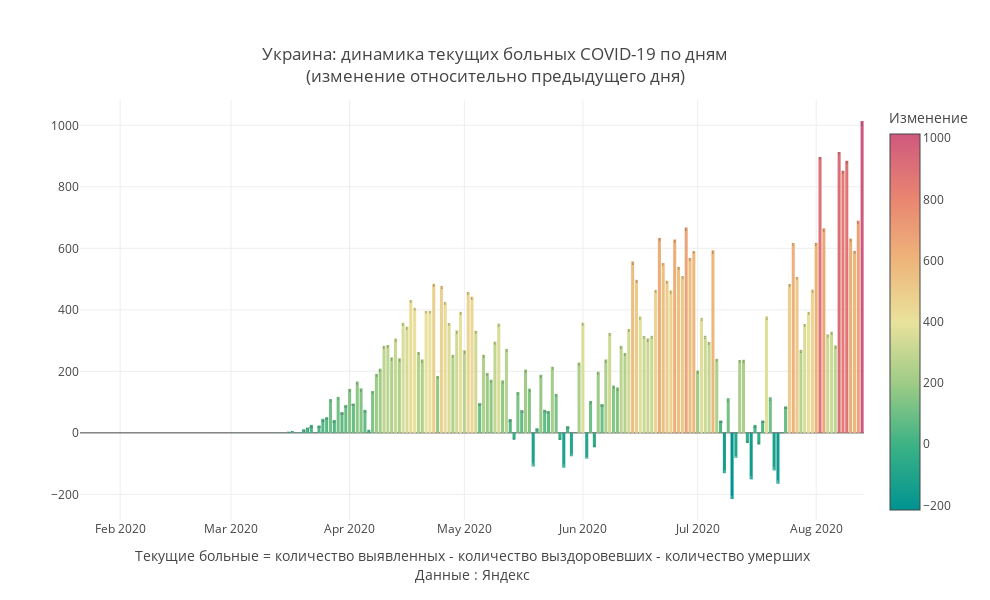

Notebook code cell kept with this figure:
### Code cell
mask = X.Country ==my_country
#mask = (X.Date>'2020-05-01')&(X.Region==my_region)
Y = X[mask]

#Y['base'] = Y['Change_dayconf']*Y['Change_dayconf'].apply(lambda d:0 if d>0 else 1)
Y['Date']= pd.to_datetime(Y.Date)
fig = go.Figure()
fig.add_trace(
              go.Bar(x = Y.Date,y=Y.Change_remill,text = Y['Change_remill'],textposition = 'inside',
                
                #marker_color=Y['Change_remill'].apply(lambda d:'crimson' if d>0 else 'green'),
                marker_color = Y['Change_remill'],marker_colorscale = 'Temps',marker_colorbar ={'tickmode':'auto',
                                    'title':{'text':'Изменение','side':'top'}})     
                )
fig.update_layout(
    annotations=[
#         dict(
#             x='2020-04-13',
#             y=10594,
#             xref="x",
#             yref="y",
#             text="Введение<br>пропускной<br>системы в Москве",
#             showarrow=True,
#             arrowhead=2,
#             ax=0,
#             ay=-60),
#         dict(
#             x='2020-06-09',
#             y=-3877,
#             xref="x",
#             yref="y",
#             text="Отмена<br>пропускной<br>системы в Москве",
#             showarrow=True,
#             arrowhead=2,
#             ax=-20,
#             ay=40),
#         dict(
#             x='2020-05-20',
#             y=-2816,
#             xref="x",
#             yref="y",
#             text="20 мая",
#             showarrow=True,
#             arrowhead=2,
#             ax=-20,
#             ay=40),
        
        dict(x=0.5,y=-0.15,
            showarrow=False,
            text="",
            xref="paper",
            yref="paper")],
                  title=f'{my_country}: динамика текущих больных COVID-19 по дням<br>(изменение относительно предыдущего дня)',
                  title_x = 0.5,
                  title_y= 0.9,
                  title_xanchor = "center",
                  title_yanchor = "bottom", 
                  legend_x = 0.05,legend_y = 0.98,
                  width = 990, height = 600,template = 'gridon',
    
    
                  xaxis_title='Текущие больные = количество выявленных - количество выздоровевших - количество умерших'+
                               '<br>Данные : Яндекс',
    yaxis_title = ' '
)


fig.show()

### Figure 1 — Plotly figure (JSON) as saved in the notebook; plotly's stock layout.template omitted (floating-point values rounded to 4 significant figures; data arrays with more than 128 entries replaced by an {"elided": "..."} marker saying what was removed)
{"data": [{"marker": {"color": {"elided": "205 int values"}, "colorbar": {"tickmode": "auto", "title": {"side": "top", "text": "Изменение"}}, "colorscale": [[0, "rgb(0, 147, 146)"], [0.1667, "rgb(57, 177, 133)"], [0.3333, "rgb(156, 203, 134)"], [0.5, "rgb(233, 226, 156)"], [0.6667, "rgb(238, 180, 121)"], [0.8333, "rgb(232, 132, 113)"], [1, "rgb(207, 89, 126)"]]}, "text": {"elided": "205 int values"}, "textposition": "inside", "type": "bar", "x": {"elided": "205 str values"}, "y": {"elided": "205 int values"}}], "layout": {"annotations": [{"showarrow": false, "text": "", "x": 0.5, "xref": "paper", "y": -0.15, "yref": "paper"}], "height": 600, "legend": {"x": 0.05, "y": 0.98}, "title": {"text": "Украина: динамика текущих больных COVID-19 по дням<br>(изменение относительно предыдущего дня)", "x": 0.5, "xanchor": "center", "y": 0.9, "yanchor": "bottom"}, "width": 990, "xaxis": {"title": {"text": "Текущие больные = количество выявленных - количество выздоровевших - количество умерших<br>Данные : Яндекс"}}, "yaxis": {"title": {"text": " "}}}}
